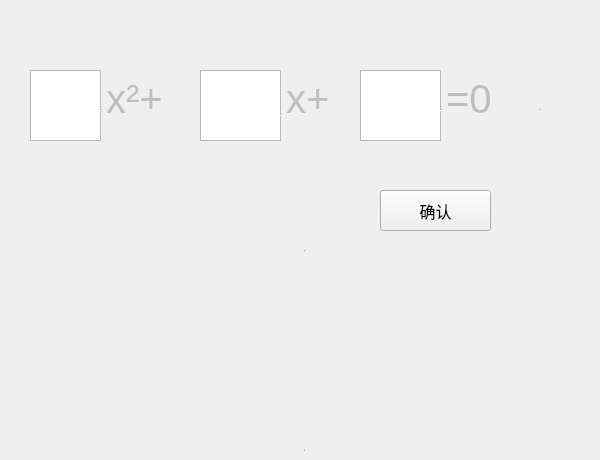
   <widget class="QWidget" name="page">
    <widget class="QTextEdit" name="textEdit_a">
     <property name="geometry">
      <rect>
       <x>30</x>
       <y>70</y>
       <width>71</width>
       <height>71</height>
      </rect>
     </property>
     <property name="font">
      <font>
       <pointsize>25</pointsize>
      </font>
     </property>
    </widget>
    <widget class="QPlainTextEdit" name="plainTextEdit">
     <property name="enabled">
      <bool>false</bool>
     </property>
     <property name="geometry">
      <rect>
       <x>100</x>
       <y>70</y>
       <width>111</width>
       <height>81</height>
      </rect>
     </property>
     <property name="font">
      <font>
       <pointsize>30</pointsize>
      </font>
     </property>
     <property name="frameShape">
      <enum>QFrame::HLine</enum>
     </property>
     <property name="plainText">
      <string>x²+</string>
     </property>
    </widget>
    <widget class="QTextEdit" name="textEdit_b">
     <property name="geometry">
      <rect>
       <x>200</x>
       <y>70</y>
       <width>81</width>
       <height>71</height>
      </rect>
     </property>
     <property name="font">
      <font>
       <pointsize>25</pointsize>
      </font>
     </property>
    </widget>
    <widget class="QPlainTextEdit" name="plainTextEdit_2">
     <property name="enabled">
      <bool>false</bool>
     </property>
     <property name="geometry">
      <rect>
       <x>280</x>
       <y>70</y>
       <width>101</width>
       <height>91</height>
      </rect>
     </property>
     <property name="font">
      <font>
       <pointsize>30</pointsize>
       <kerning>false</kerning>
      </font>
     </property>
     <property name="frameShape">
      <enum>QFrame::HLine</enum>
     </property>
     <property name="plainText">
      <string>x+</string>
     </property>
    </widget>
    <widget class="QTextEdit" name="textEdit_c">
     <property name="geometry">
      <rect>
       <x>360</x>
       <y>70</y>
       <width>81</width>
       <height>71</height>
      </rect>
     </property>
     <property name="font">
      <font>
       <pointsize>25</pointsize>
      </font>
     </property>
    </widget>
    <widget class="QPlainTextEdit" name="plainTextEdit_3">
     <property name="enabled">
      <bool>false</bool>
     </property>
     <property name="geometry">
      <rect>
       <x>440</x>
       <y>70</y>
       <width>101</width>
       <height>81</height>
      </rect>
     </property>
     <property name="font">
      <font>
       <pointsize>30</pointsize>
      </font>
     </property>
     <property name="frameShape">
      <enum>QFrame::HLine</enum>
     </property>
     <property name="plainText">
      <string>=0</string>
     </property>
    </widget>
    <widget class="QTextEdit" name="textEdit_out">
     <property name="enabled">
      <bool>false</bool>
     </property>
     <property name="geometry">
      <rect>
       <x>20</x>
       <y>250</y>
       <width>571</width>
       <height>201</height>
      </rect>
     </property>
     <property name="font">
      <font>
       <pointsize>20</pointsize>
      </font>
     </property>
     <property name="frameShape">
      <enum>QFrame::VLine</enum>
     </property>
    </widget>
    <widget class="QPushButton" name="pushButton">
     <property name="geometry">
      <rect>
       <x>380</x>
       <y>190</y>
       <width>111</width>
       <height>41</height>
      </rect>
     </property>
     <property name="font">
      <font>
       <pointsize>12</pointsize>
      </font>
     </property>
     <property name="text">
      <string>确认</string>
     </property>
    </widget>
   </widget>
